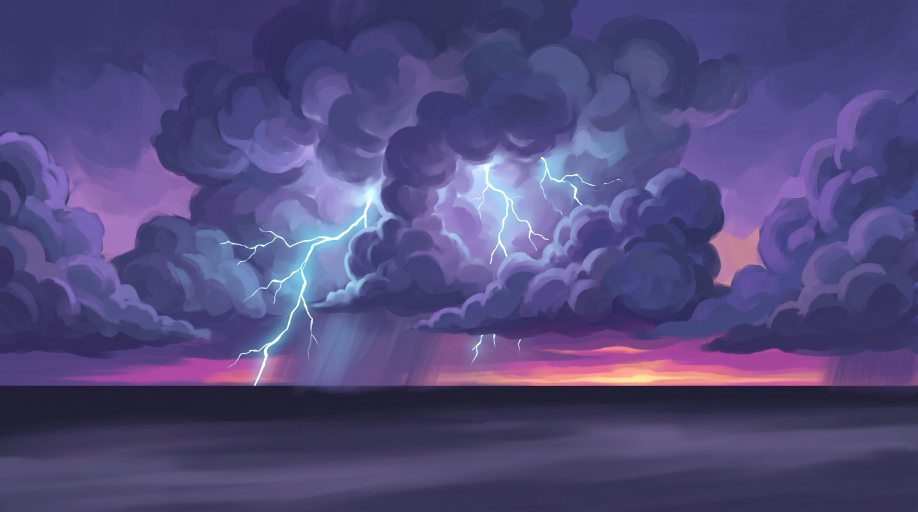
#> input picture work/art/sky_raw_thunder.png, 2752 x 1536 px (shown at 1/3 size)
$ python claims_orig_backup.py sky_raw_thunder.png
#> lines starting #> are read from the running program, lines starting #| are printed output that depends on the picture; after the words box and inside, x2 and y2 are one past the last pixel; in counts of white or black regions, pixels touching at a corner belong together
#!/usr/bin/env python3
"""YACHT JOUSTING: measure the concept-frame claims (ref/CLAIMS.md) on any png/jpg or directory of them.

Every frame is centre-cropped to the 390:844 portrait shape the game is played at and resampled to
390x844 before anything is measured. Statistics are taken inside the band y = 6%..86% of the frame so
the HUD strips at the top and the tower tray at the bottom do not enter them (full width is kept).

Usage:  python3 tools/claims.py <png|dir> [<png|dir> ...] [--json out.json] [--quiet]
Prints one row per frame (PASS/fail per claim) and a JSON blob (to stdout, or to --json).
"""
import sys, os, json, glob
import numpy as np
from PIL import Image
from scipy import ndimage

W, H = 390, 844
BAND = (0.06, 0.86)          # vertical measurement band, fractions of frame height

# name: (direction, threshold, short description). direction '>=' or '<='.
CLAIMS = {
    "C1_saturated_share": (">=", 0.30, "share of band pixels with HSV saturation >= 0.35 and value >= 0.25"),
    "C2_flat_share":      ("<=", 0.40, "share of band pixels in flat patches (7x7 luma std < 2.0 at 390 px)"),
    "C3_food_warmth":     (">=", 0.13, "share of band pixels in saturated warm food hues (hue 0-60 deg, S >= 0.45, V >= 0.35)"),
    "C4_value_range":     (">=", 178,  "luma p98 minus p2 in the band (0..255): real highlights and real shadows"),
    "C5_median_luma":     ("<=", 155,  "median luma in the band (0..255): the frame is not washed out pale"),
}

def load(path):
#> called with path = 'sky_raw_thunder.png'
    im = Image.open(path).convert("RGB"); w, h = im.size
#> in load, im is the input picture: PIL image 2752x1536 RGB; mean R, G, B 82.7, 75.1, 125.9
#> after `w, h = im.size`: w = 2752; h = 1536
    tgt = W / H
    if w / h > tgt:                       # too wide: crop width
        nw = round(h * tgt); x0 = (w - nw) // 2; im = im.crop((x0, 0, x0 + nw, h))
#> after `nw = round(h * tgt)`: nw = 710
#> after `x0 = (w - nw) // 2`: x0 = 1021
    else:                                 # too tall: crop height
        nh = round(w / tgt); y0 = (h - nh) // 2; im = im.crop((0, y0, w, y0 + nh))
    return np.asarray(im.resize((W, H), Image.LANCZOS)).astype(np.float32) / 255.0

def hsv(a):
    r, g, b = a[..., 0], a[..., 1], a[..., 2]
    mx = a.max(-1); mn = a.min(-1); d = mx - mn
#> after `d = mx - mn`:
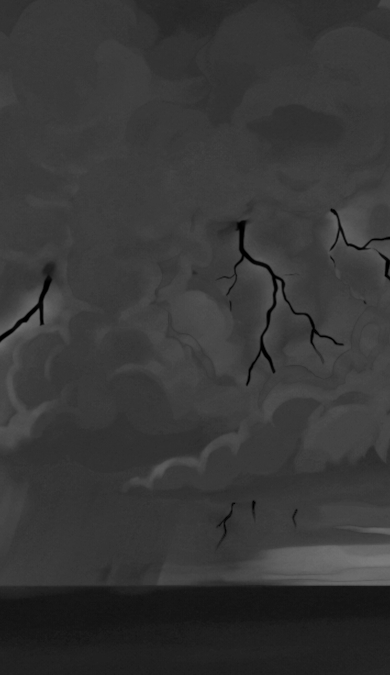
#> d: shape (675, 390) float32; min 0, max 0.482, mean 0.218
    s = np.where(mx > 0, d / np.maximum(mx, 1e-6), 0)
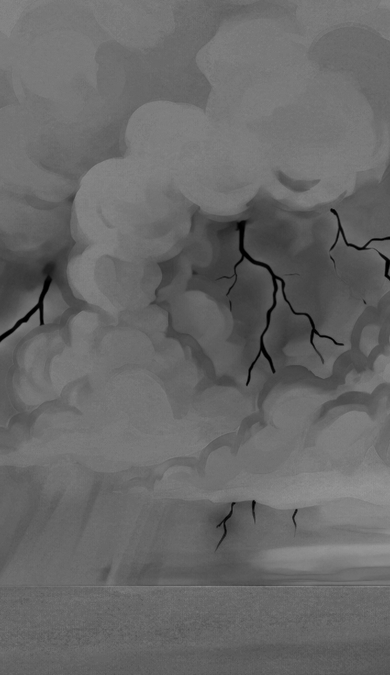
#> s: shape (675, 390) float32; min 0, max 0.592, mean 0.411
    h = np.zeros_like(mx); m = d > 1e-6
#> after `m = d > 1e-06`:
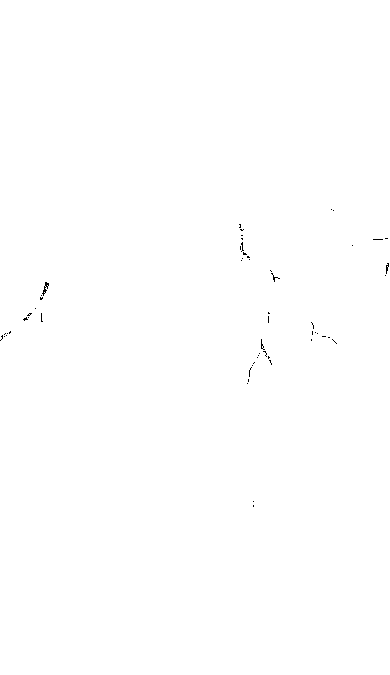
#> m: shape (675, 390) bool; 99.9% white; black in thin lines or dots, all inside (x1, y1, x2, y2) = (0, 209, 389, 507)
    rr = m & (mx == r); gg = m & (mx == g) & ~rr; bb = m & ~rr & ~gg
#> after `rr = m & (mx == r)`: rr: shape (675, 390) bool; 3.4% white; 33 white regions (31 under 20 px), largest, box (x1, y1, x2, y2) and area: (137, 544, 390, 587) 8448, (333, 525, 390, 535) 350
#> after `gg = m & (mx == g) & ~rr`: gg: shape (675, 390) bool; 0.27% white in thin lines or dots, all inside (x1, y1, x2, y2) = (0, 210, 390, 533)
#> after `bb = m & ~rr & ~gg`: bb: shape (675, 390) bool; 96.3% white; 48 black regions (39 under 20 px), largest, box (x1, y1, x2, y2) and area: (137, 544, 390, 587) 8448, (236, 221, 284, 373) 427, (333, 525, 390, 535) 350
    h[rr] = ((g - b)[rr] / d[rr]) % 6; h[gg] = (b - r)[gg] / d[gg] + 2; h[bb] = (r - g)[bb] / d[bb] + 4
#> after `h[gg] = (b - r)[gg] / d[gg] + 2`: h: shape (675, 390) float32; min 0, max 5.99, mean 0.169
#> after `h[bb] = (r - g)[bb] / d[bb] + 4`:
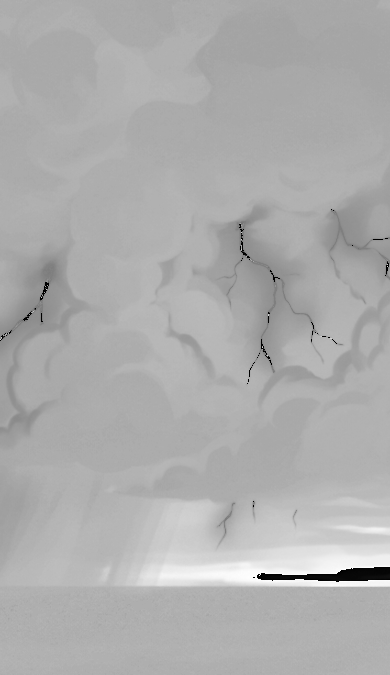
#> h: shape (675, 390) float32; min 0, max 5.99, mean 4.09; drawn with min black and max white
    return h * 60.0, s, mx

def measure(path):
    a = load(path)
    y0, y1 = int(BAND[0] * H), int(BAND[1] * H); band = a[y0:y1]
    h, s, v = hsv(band)
    luma = (0.2126 * band[..., 0] + 0.7152 * band[..., 1] + 0.0722 * band[..., 2]) * 255
    sat = (s >= 0.35) & (v >= 0.25)
#> sat: shape (675, 390) bool; 79.1% white; 423 black regions (394 under 20 px), largest, box (x1, y1, x2, y2) and area: (147, 195, 390, 414) 28614, (0, 500, 390, 642) 16936, (0, 192, 88, 342) 5565
    out = {}
    out["C1_saturated_share"] = float(sat.mean())
    mu = ndimage.uniform_filter(luma, 7); mu2 = ndimage.uniform_filter(luma * luma, 7)
#> after `mu = ndimage.uniform_filter(luma, 7)`:
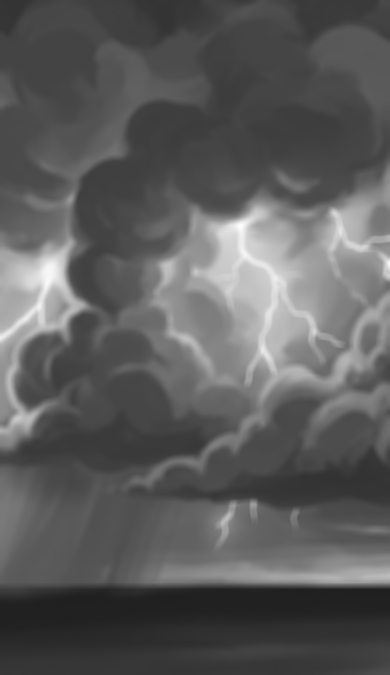
#> mu: shape (675, 390) float32; min 32.2, max 253.4, mean 92.4
#> after `mu2 = ndimage.uniform_filter(luma * luma, 7)`:
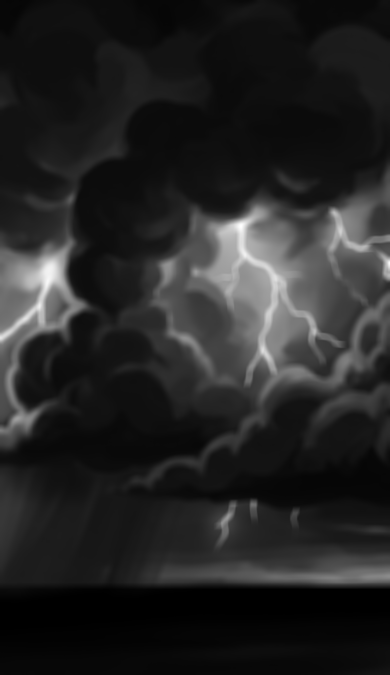
#> mu2: shape (675, 390) float32; min 1037.7, max 64196.1, mean 10285.8; drawn with min black and max white
    std = np.sqrt(np.maximum(mu2 - mu * mu, 0))
    out["C2_flat_share"] = float((std < 2.0).mean())
    warm = (h < 60) & (s >= 0.45) & (v >= 0.35)
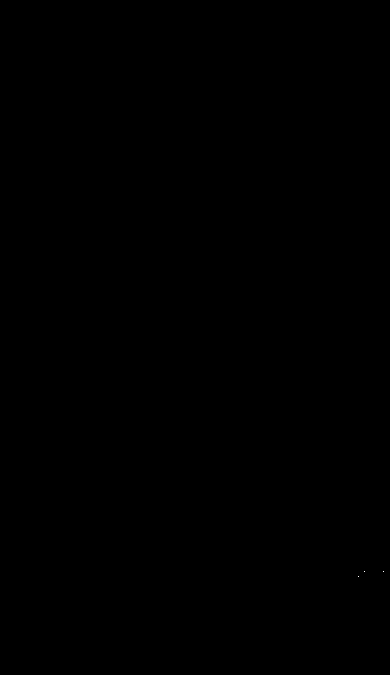
#> warm: shape (675, 390) bool; 0% white in thin lines or dots, all inside (x1, y1, x2, y2) = (358, 571, 384, 577)
    out["C3_food_warmth"] = float(warm.mean())
    out["C4_value_range"] = float(np.percentile(luma, 98) - np.percentile(luma, 2))
    out["C5_median_luma"] = float(np.percentile(luma, 50))
    out["pass"] = {k: (out[k] >= t if d == ">=" else out[k] <= t) for k, (d, t, _) in CLAIMS.items()}
    return out

def collect(args):
    files = []
    for p in args:
        if os.path.isdir(p):
            files += sorted(f for f in glob.glob(os.path.join(p, "*")) if f.lower().endswith((".png", ".jpg", ".jpeg")))
        else:
            files.append(p)
    return files

def main():
    argv = sys.argv[1:]; jout = None; quiet = "--quiet" in argv
    argv = [x for x in argv if x != "--quiet"]
    if "--json" in argv:
        i = argv.index("--json"); jout = argv[i + 1]; argv = argv[:i] + argv[i + 2:]
    if not argv:
        print(__doc__); sys.exit(1)
    rows = {f: measure(f) for f in collect(argv)}
#> rows = 1 item
    keys = list(CLAIMS)
    hdr = f"{'frame':34s} " + " ".join(f"{k.split('_')[0]:>8s}" for k in keys) + "  pass"
    print("thresholds: " + "  ".join(f"{k.split('_')[0]} {d}{t}" for k, (d, t, _) in CLAIMS.items()))
    print(hdr)
    for f, r in rows.items():
        cells = []
        for k in keys:
            v = r[k]; s = f"{v:.0f}" if k in ("C4_value_range", "C5_median_luma") else f"{v:.3f}"
            cells.append(f"{s + ('' if r['pass'][k] else '*'):>8s}")
        print(f"{os.path.basename(f)[:34]:34s} " + " ".join(cells) + f"  {sum(r['pass'].values())}/{len(keys)}")
#> this loop made 1 pass
#> f on pass 1: 'sky_raw_thunder.png'
#| sky_raw_thunder.png                   0.791   0.544*   0.000*     167*       79  2/5
    print("(* = fails the claim)")
    blob = {"size": [W, H], "band": BAND,
            "claims": {k: {"dir": d, "threshold": t, "what": w} for k, (d, t, w) in CLAIMS.items()},
            "frames": rows}
    if jout:
        json.dump(blob, open(jout, "w"), indent=1)
    elif not quiet:
        print(json.dumps(blob))
#> (printed output is left out)

if __name__ == "__main__":
    main()
